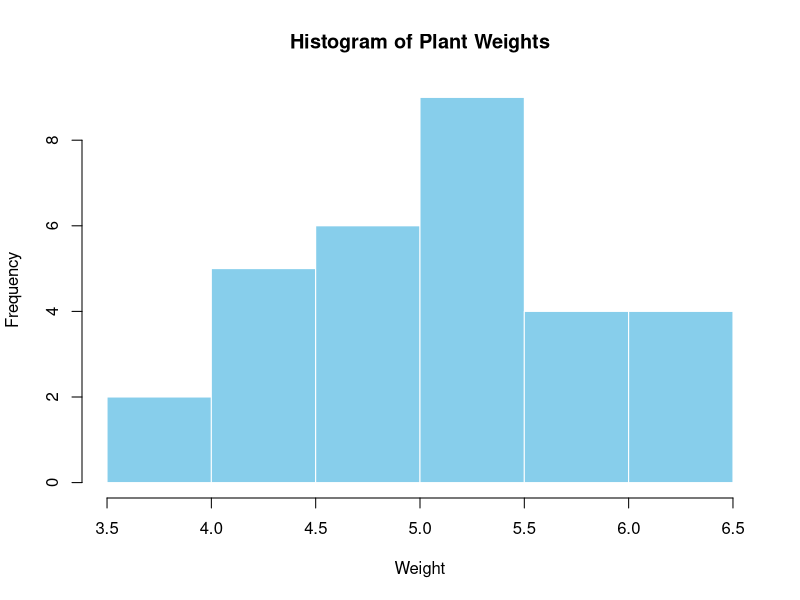
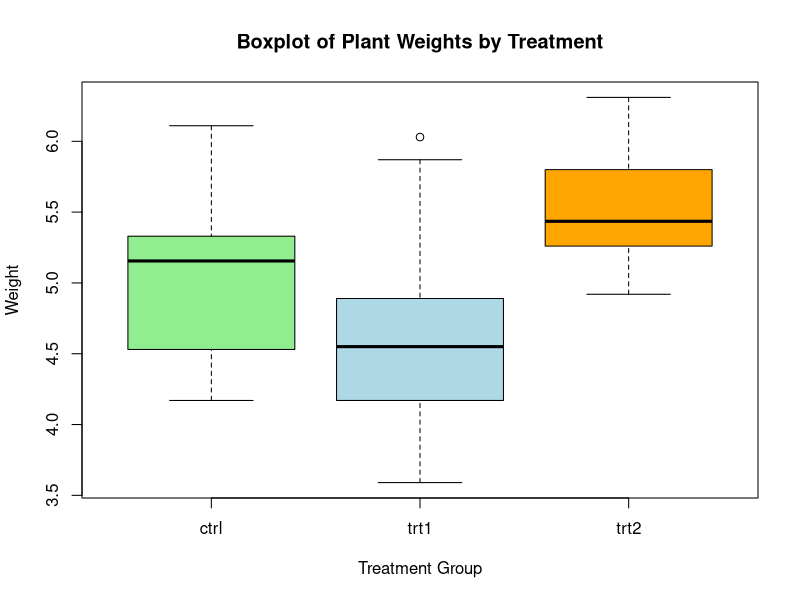

The R source for these figures, in order:
## ---- chunk 1
knitr::opts_chunk$set(echo = TRUE)
## ---- chunk 2

# Create a vector containing a series of numbers
x <- c(5, 8, 10, 7, 5, 10)
x

## ---- chunk 3

# Get the mean and median of x using mean() and median()
mean(x)
median(x)

## ---- chunk 4

# Get the range of x which is the difference between the max() and min()
range <- max(x) - min(x)
print(range)

## ---- chunk 5

# Get the standard deviation, which is the spread of values around the mean,
# using sd()
round(sd(x), 2)

## ---- chunk 6

# Get the variance, which is the average squared deviation,
# using var()
var(x)

## ---- chunk 7

# Get the Interquartile Range (IQR), which indicates the spread of the middle 50% of the data, 
# using IQR()
IQR(x)

## ---- chunk 8

# Install and load the package
# install.packages("e1071", repos = "https://cloud.r-project.org")
library(e1071)

## ---- chunk 9

# Check skewness
skewness(x)

# Skewness measures the asymmetry of the distribution, indicating whether the data 
# is leaning to the left (negative skew) or right (positive skew)

## ---- chunk 10

# Check kurtosis

round(kurtosis(x), 2)

# Kurtosis measures the "tailedness" or the peakedness of the distribution, 
# showing the degree to which the data is concentrated in the tails compared 
# to a normal distribution

## ---- chunk 11

data("PlantGrowth")

# Get the summary
summary(PlantGrowth)

## ---- chunk 12

# Histogram

hist(PlantGrowth$weight,           # column of plant growth to plot; choose weight
     main = "Histogram of Plant Weights",
     xlab = "Weight",
     col = "skyblue", 
     border = "white")

## ---- chunk 13

# Boxplot

boxplot(weight ~ group,         # make a boxplot of weight values for each group
        data = PlantGrowth,     # indicate the dataset
        main = "Boxplot of Plant Weights by Treatment",
        xlab = "Treatment Group", 
        ylab = "Weight",
        col = c("lightgreen", "lightblue", "orange"))

## ---- chunk 14

# Simple Random Sampling

set.seed(123)       # tells R to start the random number generator at a specific point
                    # the same random numbers will be generated every time the code is run

population <- 1:100
sample(population, size = 10)  # takes a sample of the specified size

## ---- chunk 15

# Set the sampling interval
k <- 5

# Randomly choose the starting point between 1 and k
start <- sample(1:k, 1)

# Generate a sequence starting at the chosen random start point and increase by k
# until reaching 100
sys_sample <- seq(start, 100, by = k)

# Output
sys_sample

## ---- chunk 16

# Create a data frame
population <- data.frame(ID = 1:100,  # Create a column named ID with numbers 1-100
                         Group = rep(c("A", "B"), each = 50)) # rep() = repeat, each 50 times

# Divide the population into subsets based on Group
# For each group, take 5 random rows then bind them in a single data frame
sample_strat <- do.call(rbind, 
                        lapply(split(population, population$Group),
                                      function(x) x[sample(1:nrow(x), 5), ]))
sample_strat

## ---- chunk 17

# Create the population data set
population <- data.frame(ID = 1:100, # Assigns IDs from 1 to 1000
                         Cluster = rep(1:10, each = 10))  # repeats each cluster number 10 times

# Randomly select clusters
selected_clusters <- sample(1:10, # All possible cluster numbers
                            2)    # randomly select 2 clusters from 10

# Extract individuals belonging to those clusters
sample_cluster <- subset(population, 
                         Cluster %in% selected_clusters) # Keep only rows whose 
                                                        # Cluster value is in the selected list
# Output
sample_cluster


